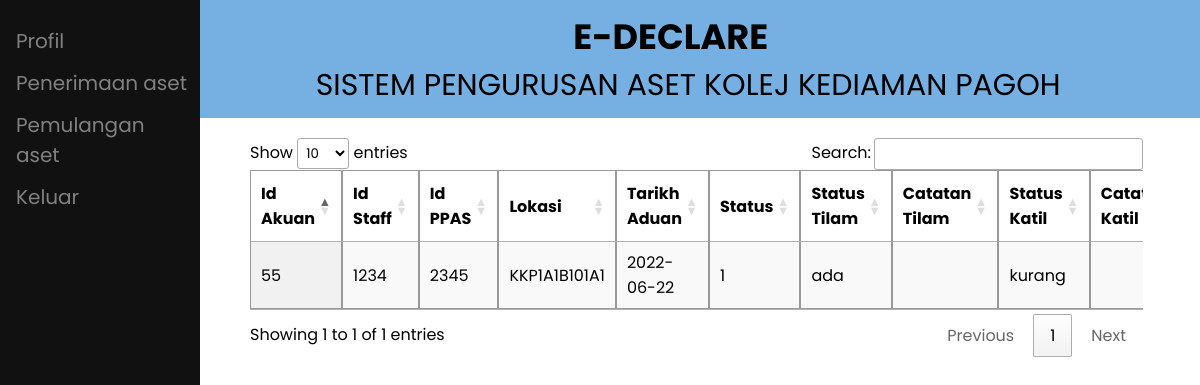
The page /viewAkuan.php (signed in) on the database its author committed.
### tables this page shows
CREATE TABLE `akuan` (
  `id_akuan` int(10) NOT NULL,
  `no_matrik` varchar(8) NOT NULL,
  `id_staff` int(10) DEFAULT NULL,
  `id_ppas` int(10) DEFAULT NULL,
  `lokasi` varchar(30) NOT NULL,
  `tarikh_akuan` date NOT NULL DEFAULT current_timestamp(),
  `status` varchar(255) NOT NULL DEFAULT '0',
  `tilam_catatan` varchar(50) NOT NULL,
  `tilam_status` varchar(255) NOT NULL,
  `katil_catatan` varchar(50) NOT NULL,
  `katil_status` varchar(255) NOT NULL,
  `almari_catatan` varchar(50) NOT NULL,
  `almari_status` varchar(255) NOT NULL,
  `kerusi_catatan` varchar(50) NOT NULL,
  `kerusi_status` varchar(255) NOT NULL,
  `mbbr_catatan` varchar(50) NOT NULL,
  `mbbr_status` varchar(255) NOT NULL,
  `no_kunci` varchar(255) DEFAULT NULL,
  `jenis_borang` varchar(255) NOT NULL,
  `kkp` varchar(255) NOT NULL,
  `disahkan` int(11) NOT NULL DEFAULT 0
);

### viewAkuan.php (the view, shortened to what this page needs)
<?php
require_once 'conn.php';
?>
<!DOCTYPE html>
<html lang="en">
<head>
  <link rel="stylesheet" href="css/style.css">
  <link href='https://unpkg.com/boxicons@2.1.2/css/boxicons.min.css' rel='stylesheet'>
  <link rel="stylesheet" href="https://cdn.datatables.net/1.12.1/css/jquery.dataTables.min.css">
</head>
<body>
  <div class="header">
    <h3>&nbsp;&nbsp;&nbsp;&nbsp;&nbsp;&nbsp;&nbsp;&nbsp;&nbsp;&nbsp;&nbsp;&nbsp;&nbsp;&nbsp;&nbsp;&nbsp;&nbsp;&nbsp;&nbsp;E-DECLARE</h3>
    <p>&nbsp;&nbsp;&nbsp;&nbsp;&nbsp;&nbsp;&nbsp;&nbsp;&nbsp;&nbsp;&nbsp;&nbsp;&nbsp;&nbsp;&nbsp;&nbsp;&nbsp;&nbsp;&nbsp;&nbsp;&nbsp;&nbsp;SISTEM PENGURUSAN ASET KOLEJ KEDIAMAN PAGOH</p>
  </div>
  <div class="sidenav">
    <ul class="nav_list">
      <a href="profil_pelajar.php">
        <span class="links_name">Profil</span>
      </a>
      <a href="penerimaan.php">
        <span class="links_name">Penerimaan aset</span>
      </a>
      <a href="pemulangan.php">
        <span class="links_name">Pemulangan aset</span>
      </a>
      <a href="index.php">
        <span class="links_name">Keluar</span></i>
      </a>
    </ul>
  </div>
  <div class="content">
    <div class="wrapper">
      <table id="example" class="display" style="width:100%">
        <thead>
          <tr>
            <th>Id Akuan</th>
            <th>Id Staff</th>
            <th>Id PPAS</th>
            <th>Lokasi</th>
            <th>Tarikh Aduan</th>
            <th>Status</th>
            <th>Status Tilam</th>
            <th>Catatan Tilam</th>
            <th>Status Katil</th>
            <th>Catatan Katil</th>
          </tr>
        </thead>
        <tbody>
          <?php
            $sql = "SELECT * FROM AKUAN WHERE no_matrik='$_SESSION[no_matrik]'";
            $result = $conn->query($sql);
            if ($result->num_rows > 0) {
              while ($row = $result->fetch_assoc()) {
                ?>
                  <tr>
                    <td><?php echo $row['id_akuan'] ?></td>
                    <td><?php echo $row['id_staff'] ?></td>
                    <td><?php echo $row['id_ppas'] ?></td>
                    <td><?php echo $row['lokasi'] ?></td>
                    <td><?php echo $row['tarikh_akuan'] ?></td>
                    <td><?php echo $row['status'] ?></td>
                    <td><?php echo $row['tilam_status'] ?></td>
                    <td><?php echo $row['tilam_catatan'] ?></td>
                    <td><?php echo $row['katil_status'] ?></td>
                    <td><?php echo $row['katil_catatan'] ?></td>
                  </tr>
                <?php
              }
            }
          ?>
        </tbody>
      </table>
    </div>
  </div>
</body>
</html>

### css/style.css (style rules this page uses)
* { margin: 0; padding: 0; box-sizing: border-box; font-family: "Poppins", sans-serif; }
body { position: relative; min-height: 100vh; width: 100%; overflow: hidden; overflow-y: scroll; }
.content { width: auto; height: 1200px; margin-left: 240px; position: relative; background: #fff; top: 10px; }
.wrapper { margin: 280 auto; width: 95%; }
td, th { border: 1px solid #999; padding: 20px; }

### viewAkuan.php (style rules this page uses)
.sidenav { height: 100%; width: 200px; position: fixed; z-index: 1; top: 0; left: 0; background-color: #111; overflow-x: hidden; padding-top: 20px; }
.sidenav a, .dropdown-btn { padding: 6px 8px 6px 16px; text-decoration: none; font-size: 20px; color: #818181; display: block; border: none; background: none; width: 100%; text-align: left; cursor: pointer; outline: none; }
.header { padding: 10px; text-align: center; background: #76B0E3; color: black; font-size: 30px; }
.content { padding: 10px; }

### rows shown on the page
akuan: id_akuan "55", id_staff "1234", id_ppas "2345", lokasi "KKP1A1B101A1", tarikh_akuan "2022-06-22", status "1", tilam_status "ada", katil_status "kurang"
